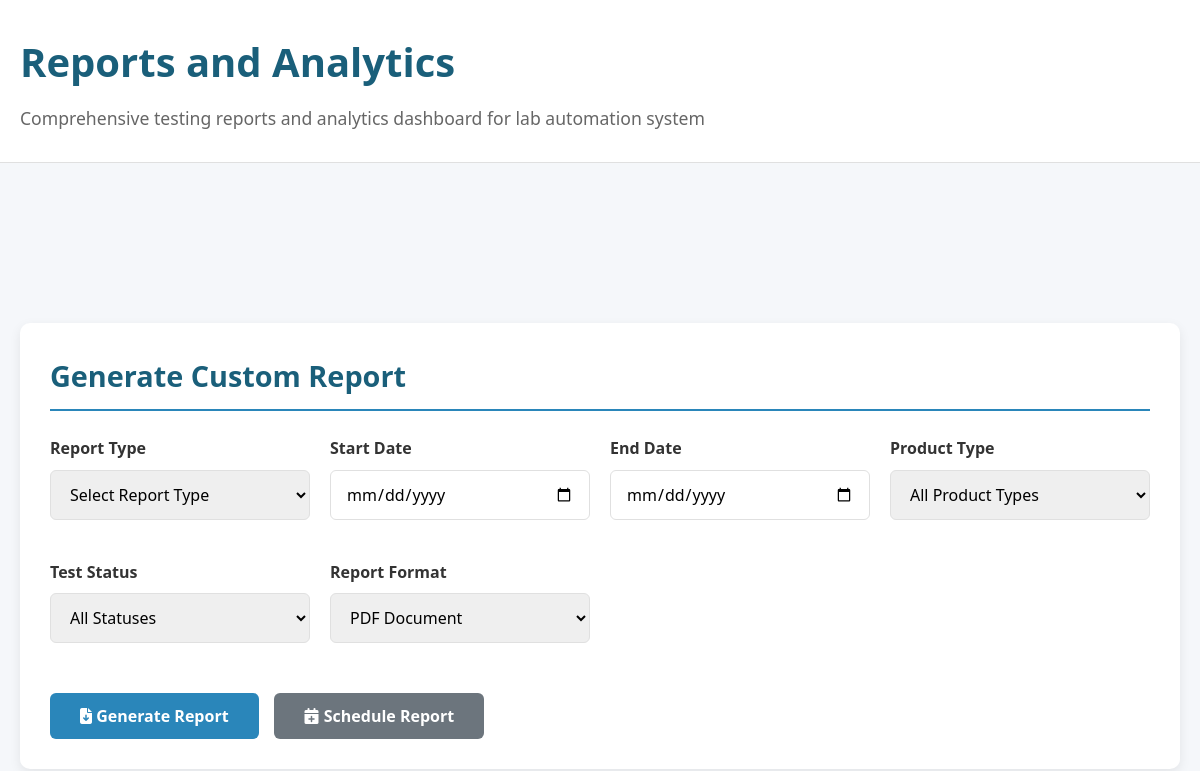
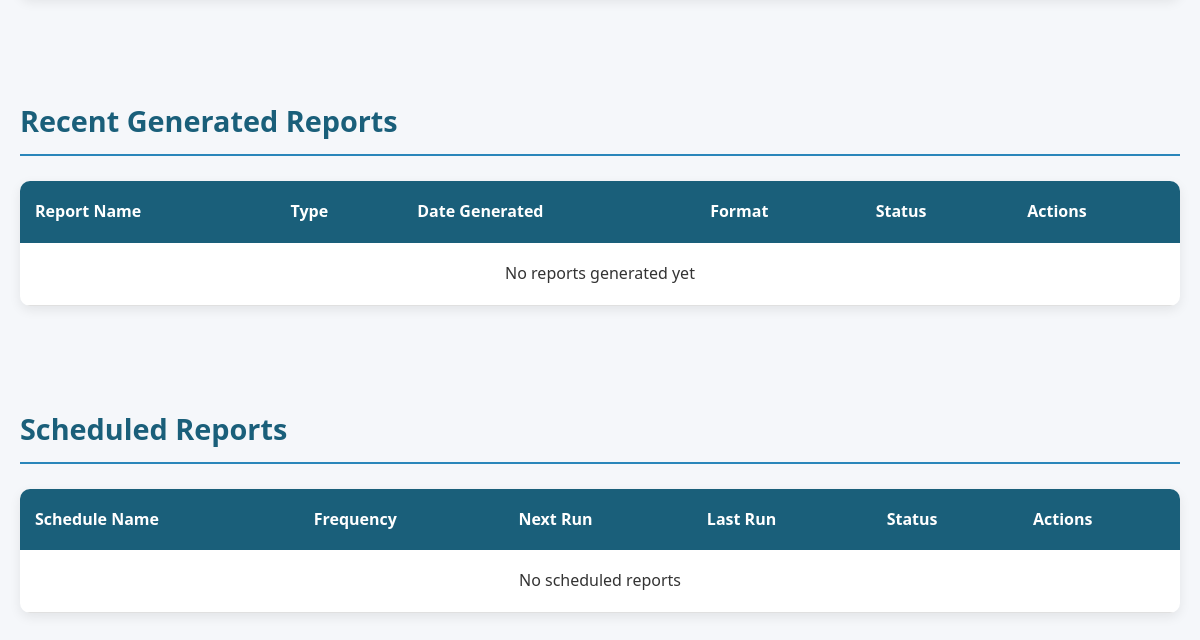
/report.php, run on an earlier commit of the app's database (2 pictures, top to bottom).
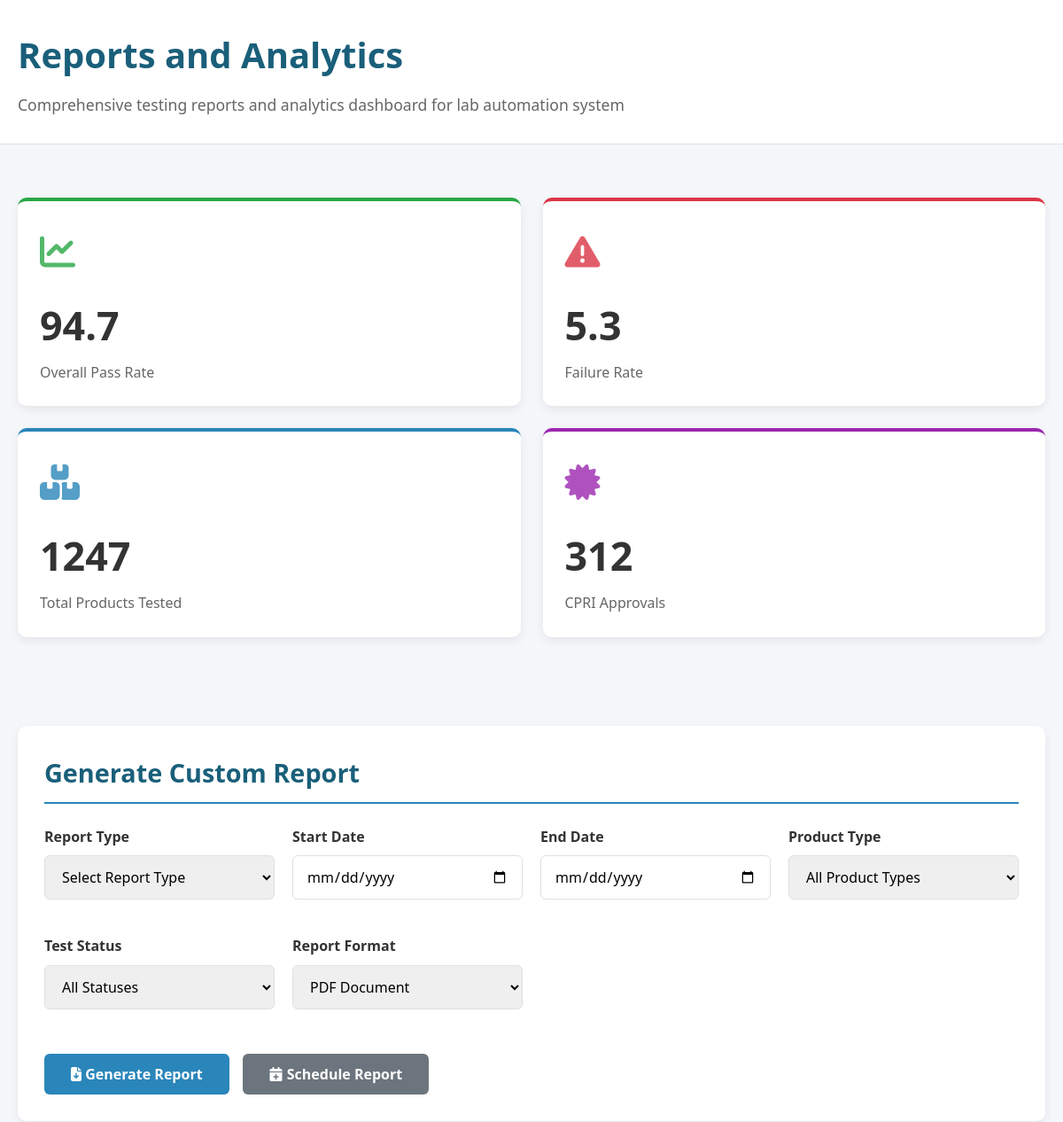
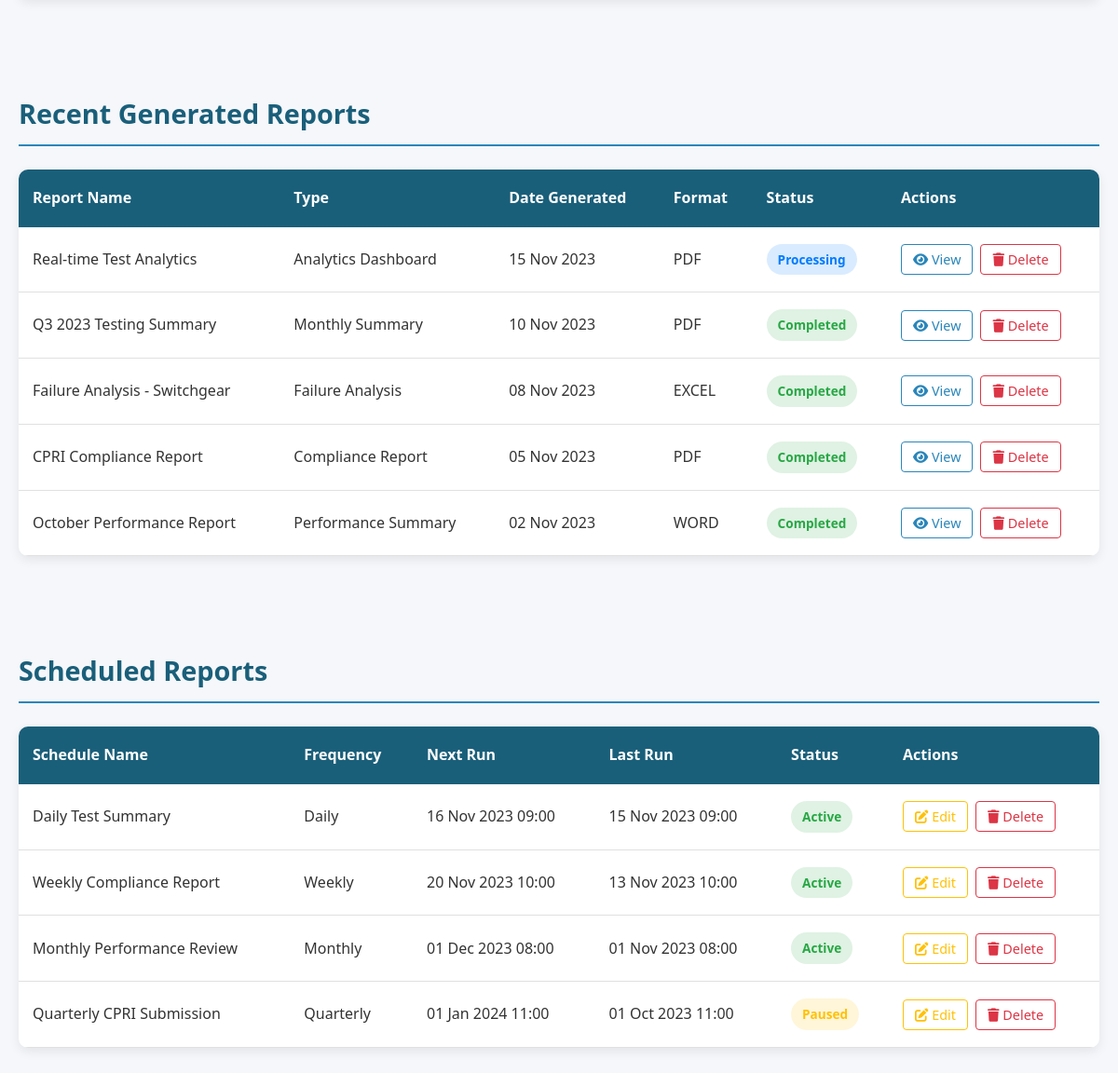
And on a later commit of the database (2 pictures, top to bottom).
### tables this page shows
CREATE TABLE `analytics_summary` (
    `id` int(11) NOT NULL,
    `label` varchar(100) NOT NULL,
    `value` varchar(50) NOT NULL,
    `type` varchar(50) DEFAULT NULL,
    `created_at` timestamp NOT NULL DEFAULT current_timestamp()
);

CREATE TABLE `generated_reports` (
    `report_id` int(11) NOT NULL,
    `report_name` varchar(255) NOT NULL,
    `report_type` varchar(100) NOT NULL,
    `date_generated` date NOT NULL,
    `format` varchar(50) NOT NULL,
    `status` enum(
        'completed',
        'processing',
        'pending',
        'failed'
    ) NOT NULL,
    `size` varchar(50) NOT NULL
);

CREATE TABLE `scheduled_reports` (
    `schedule_id` int(11) NOT NULL,
    `schedule_name` varchar(255) NOT NULL,
    `frequency` enum(
        'Daily',
        'Weekly',
        'Monthly',
        'Quarterly',
        'Custom'
    ) NOT NULL,
    `next_run` datetime NOT NULL,
    `last_run` datetime NOT NULL,
    `status` enum('active', 'paused') NOT NULL,
    `report_type` varchar(100) NOT NULL
);

### report.php (the view, shortened to what this page needs)
<?php
include("config/conn.php");
$analyticsCards = [];
$analyticsQuery = "SELECT label, value, type FROM analytics_summary ORDER BY id ASC";
$analyticsResult = $conn->query($analyticsQuery);
if ($analyticsResult) {
    while ($row = $analyticsResult->fetch_assoc()) {
        $analyticsCards[] = $row;
    }
}
$recentReports = [];
$recentQuery = "SELECT * FROM generated_reports ORDER BY date_generated DESC";
$recentResult = $conn->query($recentQuery);
if ($recentResult) {
    while ($row = $recentResult->fetch_assoc()) {
        $recentReports[] = $row;
    }
}
$scheduledReports = [];
$scheduledQuery = "SELECT * FROM scheduled_reports ORDER BY next_run ASC";
$scheduledResult = $conn->query($scheduledQuery);
if ($scheduledResult) {
    while ($row = $scheduledResult->fetch_assoc()) {
        $scheduledReports[] = $row;
    }
}
?>
<!DOCTYPE html>
<html lang="en">
<head>
    <link rel="stylesheet" href="https://cdnjs.cloudflare.com/ajax/libs/font-awesome/6.4.0/css/all.min.css">
</head>
<body>
    <header class="page-header">
        <div class="container">
            <h1 class="page-title">Reports and Analytics</h1>
            <p class="page-subtitle">Comprehensive testing reports and analytics dashboard for lab automation system</p>
        </div>
    </header>
    <div class="container">
        <section>
            <div class="analytics-cards">
                <?php
                $cardColors = ['card-1', 'card-2', 'card-3', 'card-4'];
                $cardIcons = ['fa-chart-line', 'fa-exclamation-triangle', 'fa-boxes', 'fa-certificate'];
                $i = 0;
                foreach ($analyticsCards as $card):
                    $colorClass = $cardColors[$i % count($cardColors)];
                    $iconClass = $cardIcons[$i % count($cardIcons)];
                ?>
                    <div class="analytics-card <?= $colorClass ?>">
                        <div class="card-icon"><i class="fas <?= $iconClass ?>"></i></div>
                        <div class="card-value"><?= htmlspecialchars($card['value']) ?></div>
                        <div class="card-label"><?= htmlspecialchars($card['label']) ?></div>
                    </div>
                <?php $i++;
                endforeach; ?>
            </div>
        </section>
        <section>
            <div class="form-section">
                <h2 class="section-title">Generate Custom Report</h2>
                <div class="filter-grid">
                    <div class="form-group">
                        <label class="form-label" for="reportType">Report Type</label>
                        <select class="form-control" id="reportType">
                            <option value="">Select Report Type</option>
                        </select>
                    </div>
                    <div class="form-group">
                        <label class="form-label" for="startDate">Start Date</label>
                        <input type="date" class="form-control" id="startDate" value="">
                    </div>
                    <div class="form-group">
                        <label class="form-label" for="endDate">End Date</label>
                        <input type="date" class="form-control" id="endDate" value="">
                    </div>
                    <div class="form-group">
                        <label class="form-label" for="productType">Product Type</label>
                        <select class="form-control" id="productType">
                            <option value="">All Product Types</option>
                        </select>
                    </div>
                    <div class="form-group">
                        <label class="form-label" for="testStatus">Test Status</label>
                        <select class="form-control" id="testStatus">
                            <option value="">All Statuses</option>
                        </select>
                    </div>
                    <div class="form-group">
                        <label class="form-label" for="format">Report Format</label>
                        <select class="form-control" id="format">
                            <option value="pdf">PDF Document</option>
                        </select>
                    </div>
                </div>
                <div class="form-actions">
                    <button class="btn btn-primary" id="generateReportBtn"><i class="fas fa-file-download"></i> Generate Report</button>
                    <button class="btn btn-secondary" id="scheduleReportBtn"><i class="fas fa-calendar-plus"></i> Schedule Report</button>
                </div>
            </div>
        </section>
        <section>
            <h2 class="section-title">Recent Generated Reports</h2>
            <div class="table-container">
                <div class="table-responsive">
                    <table class="data-table" id="recentReportsTable">
                        <thead>
                            <tr>
                                <th>Report Name</th>
                                <th>Type</th>
                                <th>Date Generated</th>
                                <th>Format</th>
                                <th>Status</th>
                                <th>Actions</th>
                            </tr>
                        </thead>
                        <tbody>
                            <?php if (count($recentReports) == 0): ?>
                                <tr>
                                    <td colspan="6" style="text-align:center;">No reports generated yet</td>
                                </tr>
                            <?php else: ?>
                                <?php foreach ($recentReports as $report): ?>
                                    <tr>
                                        <td><?= htmlspecialchars($report['report_name']) ?></td>
                                        <td><?= htmlspecialchars($report['report_type']) ?></td>
                                        <td><?= date('d M Y', strtotime($report['date_generated'])) ?></td>
                                        <td><?= strtoupper($report['format']) ?></td>
                                        <td>
                                            <?php
                                            $statusClass = "status-pending";
                                            if ($report['status'] == "completed") $statusClass = "status-completed";
                                            elseif ($report['status'] == "processing") $statusClass = "status-processing";
                                            elseif ($report['status'] == "failed") $statusClass = "status-failed";
                                            ?>
                                            <span class="status-badge <?= $statusClass ?>"><?= ucfirst($report['status']) ?></span>
                                        </td>
                                        <td>
                                            <div class="action-buttons">
                                                <button class="action-btn view-btn" data-id="<?= $report['report_id'] ?>"><i class="fas fa-eye"></i> View</button>
                                                <button class="action-btn delete-btn" data-id="<?= $report['report_id'] ?>"><i class="fas fa-trash"></i> Delete</button>
                                            </div>
                                        </td>
                                    </tr>
                                <?php endforeach; ?>
                            <?php endif; ?>
                        </tbody>
                    </table>
                </div>
            </div>
        </section>
        <section>
            <h2 class="section-title">Scheduled Reports</h2>
            <div class="table-container">
                <div class="table-responsive">
                    <table class="data-table" id="scheduledReportsTable">
                        <thead>
                            <tr>
                                <th>Schedule Name</th>
                                <th>Frequency</th>
                                <th>Next Run</th>
                                <th>Last Run</th>
                                <th>Status</th>
                                <th>Actions</th>
                            </tr>
                        </thead>
                        <tbody>
                            <?php if (count($scheduledReports) == 0): ?>
                                <tr>
                                    <td colspan="6" style="text-align:center;">No scheduled reports</td>
                                </tr>
                            <?php else: ?>
                                <?php foreach ($scheduledReports as $schedule): ?>
                                    <tr>
                                        <td><?= htmlspecialchars($schedule['schedule_name']) ?></td>
                                        <td><?= ucfirst($schedule['frequency']) ?></td>
                                        <td><?= date('d M Y H:i', strtotime($schedule['next_run'])) ?></td>
                                        <td><?= $schedule['last_run'] ? date('d M Y H:i', strtotime($schedule['last_run'])) : '-' ?></td>
                                        <td>
                                            <span class="status-badge <?= $schedule['status'] == "active" ? "status-completed" : "status-pending" ?>"><?= ucfirst($schedule['status']) ?></span>
                                        </td>
                                        <td>
                                            <div class="action-buttons">
                                                <button class="action-btn edit-btn" data-id="<?= $schedule['schedule_id'] ?>"><i class="fas fa-edit"></i> Edit</button>
                                                <button class="action-btn delete-btn" data-id="<?= $schedule['schedule_id'] ?>"><i class="fas fa-trash"></i> Delete</button>
                                            </div>
                                        </td>
                                    </tr>
                                <?php endforeach; ?>
                            <?php endif; ?>
                        </tbody>
                    </table>
                </div>
            </div>
        </section>
    </div>
</body>
</html>

### report.php (style rules this page uses)
* { margin: 0; padding: 0; box-sizing: border-box; font-family: 'Segoe UI', Tahoma, Geneva, Verdana, sans-serif; }
:root { --primary-blue: #1a5f7a; --accent-blue: #2a86ba; --light-blue: #57c5e6; --dark-gray: #333; --medium-gray: #666; --light-gray: #f8f9fa; --white: #ffffff; --border-color: #e0e0e0; --shadow: 0 4px 12px rgba(0, 0, 0, 0.08); --transition: all 0.3s ease; --success-green: #28a745; --warning-orange: #ffc107; --danger-red: #dc3545; }
body { line-height: 1.6; color: var(--dark-gray); background-color: #f5f7fa; min-height: 100vh; }
.container { width: 100%; max-width: 1400px; margin: 0 auto; padding: 0 20px; }
section { padding: 30px 0; }
.page-header { background-color: var(--white); padding: 30px 0; border-bottom: 1px solid var(--border-color); margin-bottom: 30px; }
.page-title { font-size: 2.5rem; color: var(--primary-blue); font-weight: 700; margin-bottom: 10px; }
.page-subtitle { color: var(--medium-gray); font-size: 1.1rem; }
.section-title { font-size: 1.8rem; color: var(--primary-blue); margin-bottom: 25px; padding-bottom: 10px; border-bottom: 2px solid var(--accent-blue); }
.analytics-cards { display: grid; grid-template-columns: repeat(4, 1fr); gap: 25px; margin-bottom: 40px; }
.analytics-card { background-color: var(--white); border-radius: 10px; padding: 25px; box-shadow: var(--shadow); transition: var(--transition); border-top: 4px solid var(--accent-blue); }
.card-1 { border-top-color: var(--success-green); }
.card-2 { border-top-color: var(--danger-red); }
.card-3 { border-top-color: var(--accent-blue); }
.card-4 { border-top-color: #9c27b0; }
.card-icon { font-size: 2.5rem; margin-bottom: 15px; opacity: 0.8; }
.card-1 .card-icon { color: var(--success-green); }
.card-2 .card-icon { color: var(--danger-red); }
.card-3 .card-icon { color: var(--accent-blue); }
.card-4 .card-icon { color: #9c27b0; }
.card-value { font-size: 2.8rem; font-weight: 700; margin-bottom: 5px; color: var(--dark-gray); }
.card-label { color: var(--medium-gray); font-size: 1rem; font-weight: 500; }
.form-section { background-color: var(--white); border-radius: 10px; padding: 30px; box-shadow: var(--shadow); margin-bottom: 40px; }
.filter-grid { display: grid; grid-template-columns: repeat(auto-fill, minmax(250px, 1fr)); gap: 20px; margin-bottom: 30px; }
.form-group { margin-bottom: 20px; }
.form-label { display: block; margin-bottom: 8px; font-weight: 600; color: var(--dark-gray); }
.form-control { width: 100%; padding: 12px 15px; border: 1px solid var(--border-color); border-radius: 6px; font-size: 1rem; transition: var(--transition); }
.form-actions { display: flex; gap: 15px; margin-top: 30px; }
.btn { display: inline-block; padding: 12px 30px; border-radius: 6px; font-weight: 600; cursor: pointer; transition: var(--transition); text-decoration: none; border: none; font-size: 1rem; }
.btn-primary { background-color: var(--accent-blue); color: var(--white); }
.btn-secondary { background-color: #6c757d; color: var(--white); }
.table-container { background-color: var(--white); border-radius: 10px; overflow: hidden; box-shadow: var(--shadow); margin-bottom: 40px; }
.data-table { width: 100%; border-collapse: collapse; }
.data-table thead { background-color: var(--primary-blue); color: var(--white); }
.data-table th { padding: 18px 15px; text-align: left; font-weight: 600; font-size: 1rem; }
.data-table tbody tr { border-bottom: 1px solid var(--border-color); transition: var(--transition); }
.data-table td { padding: 18px 15px; color: var(--dark-gray); }
.status-badge { display: inline-block; padding: 6px 12px; border-radius: 20px; font-weight: 600; font-size: 0.85rem; }
.status-completed { background-color: rgba(40, 167, 69, 0.15); color: var(--success-green); }
.status-pending { background-color: rgba(255, 193, 7, 0.15); color: var(--warning-orange); }
.status-processing { background-color: rgba(0, 123, 255, 0.15); color: #007bff; }
.action-buttons { display: flex; gap: 8px; }
.action-btn { padding: 6px 12px; border-radius: 4px; border: none; background-color: transparent; cursor: pointer; transition: var(--transition); font-size: 0.9rem; }
.view-btn { color: var(--accent-blue); border: 1px solid var(--accent-blue); }
.edit-btn { color: var(--warning-orange); border: 1px solid var(--warning-orange); }
.delete-btn { color: var(--danger-red); border: 1px solid var(--danger-red); }
@media (max-width: 1200px) { .analytics-cards { grid-template-columns: repeat(2, 1fr); } }
.table-responsive { overflow-x: auto; }

What changed in the data, as far as the page shows it:
added analytics_summary: value "94.7", label "Overall Pass Rate"
added analytics_summary: value "5.3", label "Failure Rate"
added analytics_summary: value "1247", label "Total Products Tested"
added analytics_summary: value "312", label "CPRI Approvals"
added generated_reports: report_name "Real-time Test Analytics", report_type "Analytics Dashboard", date_generated "15 Nov 2023", format "PDF", status "Processing"
added generated_reports: report_name "Q3 2023 Testing Summary", report_type "Monthly Summary", date_generated "10 Nov 2023", format "PDF", status "Completed"
added generated_reports: report_name "Failure Analysis - Switchgear", report_type "Failure Analysis", date_generated "08 Nov 2023", format "EXCEL", status "Completed"
added generated_reports: report_name "CPRI Compliance Report", report_type "Compliance Report", date_generated "05 Nov 2023", format "PDF", status "Completed"
added generated_reports: report_name "October Performance Report", report_type "Performance Summary", date_generated "02 Nov 2023", format "WORD", status "Completed"
added scheduled_reports: schedule_name "Daily Test Summary", frequency "Daily", next_run "16 Nov 2023 09:00", last_run "15 Nov 2023 09:00", status "Active"
added scheduled_reports: schedule_name "Weekly Compliance Report", frequency "Weekly", next_run "20 Nov 2023 10:00", last_run "13 Nov 2023 10:00", status "Active"
added scheduled_reports: schedule_name "Monthly Performance Review", frequency "Monthly", next_run "01 Dec 2023 08:00", last_run "01 Nov 2023 08:00", status "Active"
added scheduled_reports: schedule_name "Quarterly CPRI Submission", frequency "Quarterly", next_run "01 Jan 2024 11:00", last_run "01 Oct 2023 11:00", status "Paused"
Also different on the page:
text no longer shown: "No reports generated yet No scheduled reports"
